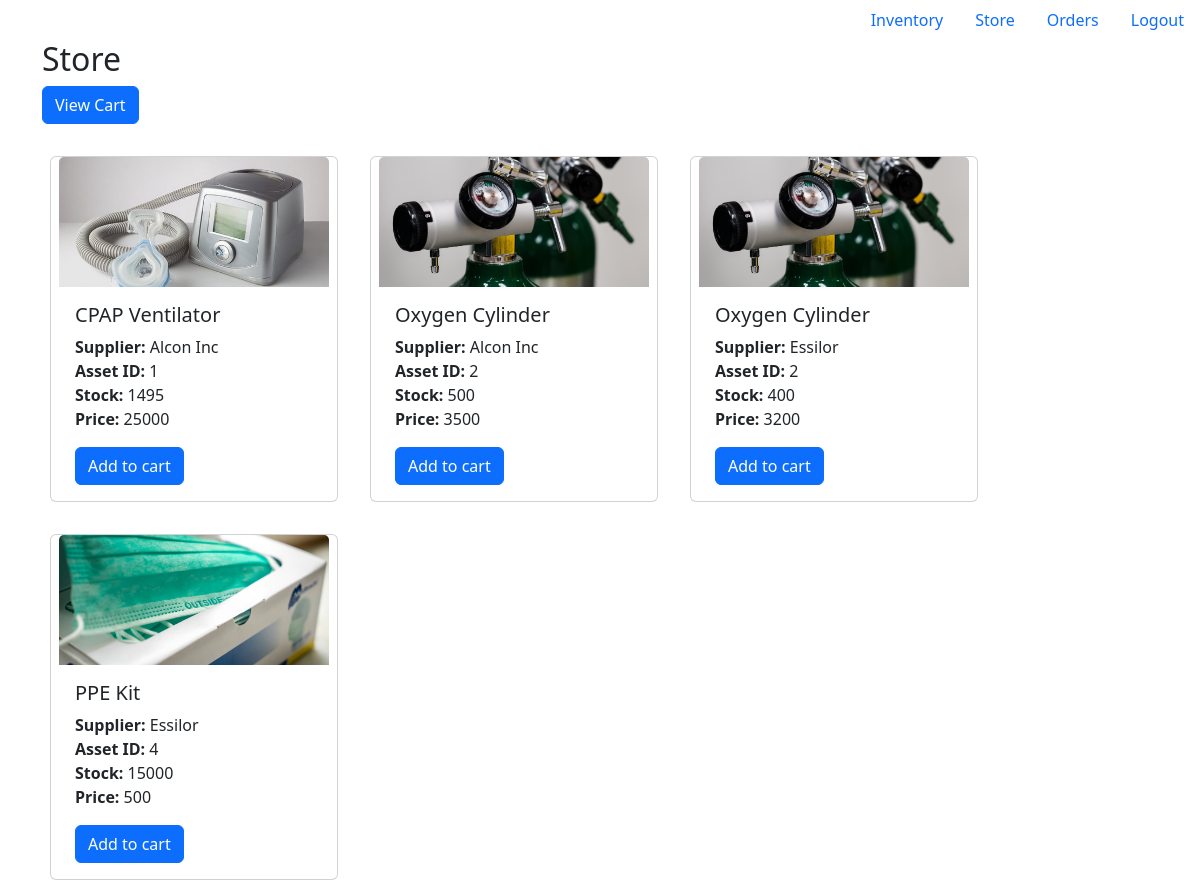
Screenshot of /app/store/ (signed in) with the database file from the repository.
### mainapp/models.py (models this page shows, shortened)
class OrganizationStock(models.Model):
    org_id = models.ForeignKey(Organization, on_delete=models.CASCADE, to_field='org_id')
    asset_id = models.ForeignKey(Asset, on_delete=models.CASCADE, to_field='asset_id')
    price_per_unit = models.IntegerField()
    qty_available = models.IntegerField()

class Asset(models.Model):
    asset_id = models.AutoField(primary_key=True)
    name = models.CharField(max_length=48)
    img_url = models.URLField(default='default_logo.png')

class Organization(models.Model):
    org_id = models.AutoField(primary_key=True)
    name = models.CharField(max_length=48)
    address = models.CharField(max_length=255)
    org_type = models.CharField(max_length=1, choices=[('H', 'Hospital'), ('S', 'Supplier')])

### mainapp/views.py (the view, shortened to what this page needs)
# urls.py: path('store/', views.store, name='store'),
def store(request):
    if not request.user.is_authenticated:
        return redirect('login')
    products = []
    suppliers = Organization.objects.filter(org_type='S')
    for supp in suppliers:
        stock = OrganizationStock.objects.filter(org_id=supp)
        for item in stock:
            products.append(item)
    return render(request, 'store.html', {'products': products, 'org': get_user_org(request.user)})

### mainapp/utils.py (called while the page is built)
def get_user_org(user):
    org = UserOrganization.objects.get(user_id=user.id)
    return org

### mainapp/templates/store.html (shortened to what this page needs)
{% extends 'base.html' %}
{% load static %}
{% block content %}
<h2>Store</h2>
{% if org.org_id.org_type == 'H' %}
<a href="#" id="view-cart-btn" class="btn btn-primary" data-bs-toggle="modal" data-bs-target="#viewCartModal">View Cart</a>
{% endif %}
<div class="row row-cols-2 row-cols-lg-5 g-2 g-lg-3 mt-3">
    {% for product in products %}
        <div class="col card m-3" style="width: 18rem;">
            <img src="{{ product.asset_id.img_url }}" class="card-img-top" style="height: 130px; object-fit: cover;">
            <div class="card-body">
                <h5 class="card-title">{{ product.asset_id.name }}</h5>
                <p class="card-text">
                    <b>Supplier:</b> {{ product.org_id.name }}<br>
                    <b>Asset ID:</b> {{ product.asset_id.pk }}<br>
                    <b>Stock:</b> {{ product.qty_available }}<br>
                    <b>Price:</b> {{ product.price_per_unit }}<br>
                </p>
                {% if org.org_id.org_type == 'H' %}
                <a class="btn btn-primary func-addToCart" href="#" id="asset_{{product.asset_id.pk}}_{{product.org_id.pk}}" role="button" data-in-cart="false" data-asset-name="{{ product.asset_id.name }}" data-org-name="{{ product.org_id.name }}" data-price="{{ product.price_per_unit }}">Add to cart</a>
                {% endif %}
            </div>
        </div>
    {% endfor %}
{% endblock %}

### mainapp/templates/base.html (shortened to what this page needs)
{% load static %}
<!DOCTYPE html>
<html lang="en">
<head>
    <link href="https://cdn.jsdelivr.net/npm/bootstrap@5.3.2/dist/css/bootstrap.min.css" rel="stylesheet"
>
</head>
<body>
    {% if user.is_authenticated %}
    <ul class="nav justify-content-end">
        <li class="nav-item">
            <a class="nav-link active" href="{% url 'index' %}">Inventory</a>
        </li>
        <li class="nav-item">
            <a class="nav-link" href="{% url 'store' %}">Store</a>
        </li>
        <li class="nav-item">
            <a class="nav-link" href="{% url 'orders' %}">Orders</a>
        </li>
        <li class="nav-item">
            <a class="nav-link" href="{% url 'logout' %}">Logout</a>
        </li>
    </ul>
    {% endif %}
    <div class="container">
        {% block content %} {% endblock %}
    </div>
</body>
</html>

### rows the page displays
OrganizationStock: asset_id.img_url (picture), asset_id.name "CPAP Ventilator", org_id.name "Alcon Inc", asset_id.pk "1", qty_available "1495", price_per_unit "25000"
OrganizationStock: asset_id.img_url (picture), asset_id.name "Oxygen Cylinder", org_id.name "Alcon Inc", asset_id.pk "2", qty_available "500", price_per_unit "3500"
OrganizationStock: asset_id.img_url (picture), asset_id.name "Oxygen Cylinder", org_id.name "Essilor", asset_id.pk "2", qty_available "400", price_per_unit "3200"
OrganizationStock: asset_id.img_url (picture), asset_id.name "PPE Kit", org_id.name "Essilor", asset_id.pk "4", qty_available "15000", price_per_unit "500"
